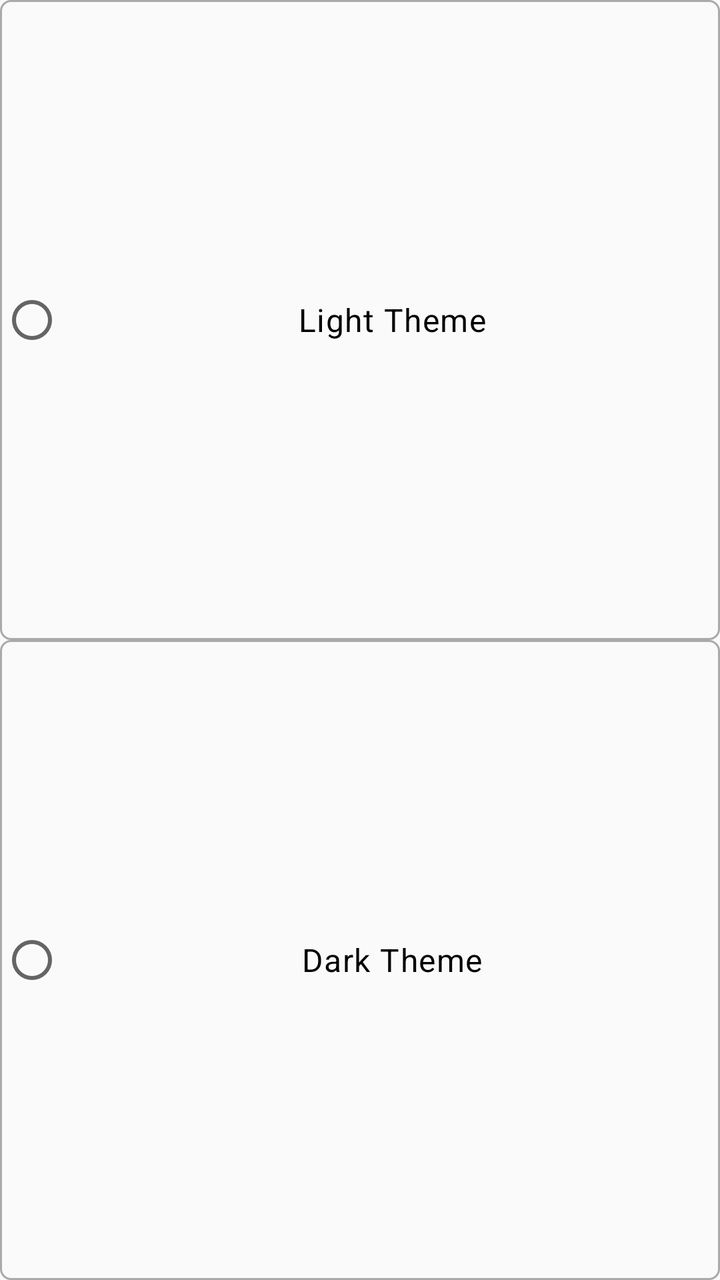
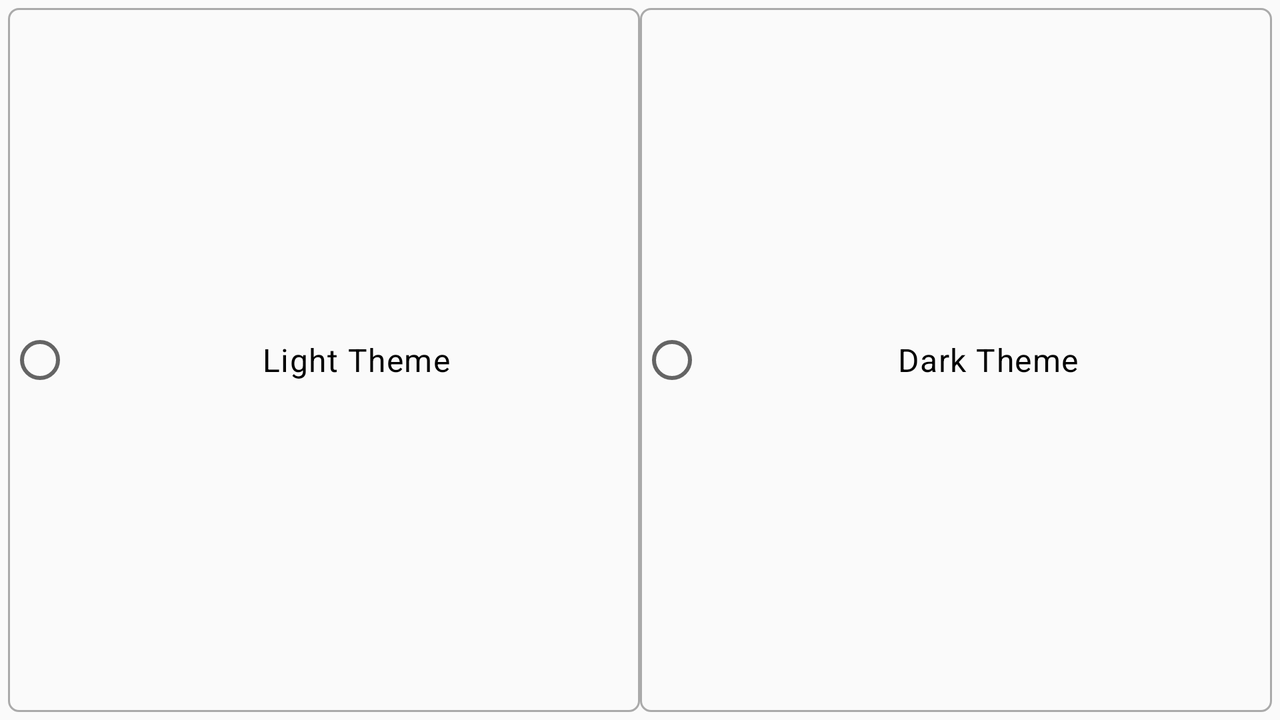

One screen, two layout resources from the same app: the default and the repository's alternative for another configuration. Each is rendered where Android would select it; the XML of both is given below.
<!-- AndroidManifest.xml: application theme AppThemeLight -->
<!-- res/layout/activity_welcome_page_theme_fragment.xml -->
<?xml version="1.0" encoding="utf-8"?>
<androidx.constraintlayout.widget.ConstraintLayout
        xmlns:android="http://schemas.android.com/apk/res/android"
        android:layout_width="match_parent"
        android:layout_height="match_parent">

    <RadioGroup
            android:id="@+id/rb_theme"
            android:layout_width="match_parent"
            android:layout_height="match_parent"
            android:layout_margin="@dimen/min_offset">

        <RadioButton
                style="@style/activity_welcome_page_radio_button"
                android:id="@+id/rb_light"
                android:text="@string/activity_welcome_page_theme_light" />

        <RadioButton
                style="@style/activity_welcome_page_radio_button"
                android:id="@+id/rb_dark"
                android:text="@string/activity_welcome_page_theme_dark" />
    </RadioGroup>
</androidx.constraintlayout.widget.ConstraintLayout>
<!-- resources referenced by this layout -->
<resources>
  <string name="activity_welcome_page_theme_dark">Dark Theme</string>
  <string name="activity_welcome_page_theme_light">Light Theme</string>
  <style name="activity_welcome_page_radio_button">
          <item name="android:layout_width">match_parent</item>
          <item name="android:layout_height">match_parent</item>
          <item name="android:layout_weight">1</item>
          <item name="android:layout_margin">@dimen/min_offset</item>
          <item name="android:gravity">center</item>
          <item name="android:background">@drawable/radio_button_background</item>
          <item name="android:textAppearance">@style/TextAppearance.MaterialComponents.Body1</item>
      </style>
  <!-- from res/values-v21/ -->
  <style name="AppThemeLight" parent="Theme.AppCompat.Light">
          
          <item name="colorPrimary">@color/colorPrimary</item>
          <item name="colorPrimaryDark">@color/colorPrimaryDark</item>
          <item name="colorAccent">@color/colorAccent</item>
          <item name="preferenceTheme">@style/PreferenceThemeOverlay.v14.Material</item>
  
          <item name="android:windowDrawsSystemBarBackgrounds">true</item>
          <item name="android:statusBarColor">@color/colorPrimaryDark</item>
          <item name="android:windowTranslucentStatus">false</item>
          <item name="android:clipToPadding">false</item>
  
          <item name="android:windowActionBar">false</item>
          <item name="android:windowNoTitle">true</item>
          <item name="windowActionBar">false</item>
          <item name="windowNoTitle">true</item>
  
          <item name="android:windowAnimationStyle">@style/WindowAnimationTransition</item>
      </style>
  <!-- drawable radio_button_background (drawable) -->
  <?xml version="1.0" encoding="utf-8"?>
  <selector xmlns:android="http://schemas.android.com/apk/res/android">
      <item android:state_checked="false">
          <shape android:shape="rectangle">
              <stroke android:width="1dp" android:color="@android:color/darker_gray" />
              <corners android:radius="5dp" />
          </shape>
      </item>
      <item android:state_checked="true">
          <shape android:shape="rectangle">
              <stroke android:width="1dp" android:color="@android:color/darker_gray" />
              <corners android:radius="5dp" />
          </shape>
      </item>
  </selector>
  <color name="colorPrimary">#7B1FA2</color>
  <color name="colorPrimaryDark">@color/colorPrimary</color>
  <color name="colorAccent">#AA00FF</color>
  <style name="WindowAnimationTransition">
          <item name="android:windowEnterAnimation">@android:anim/fade_in</item>
          <item name="android:windowExitAnimation">@android:anim/fade_out</item>
      </style>
</resources>
<!-- res/layout-land/activity_welcome_page_theme_fragment.xml (the repository's variant of the layout above) -->
<!-- drawn on the phone turned sideways -->
<?xml version="1.0" encoding="utf-8"?>
<androidx.constraintlayout.widget.ConstraintLayout
        xmlns:android="http://schemas.android.com/apk/res/android" android:layout_width="match_parent"
        android:layout_height="match_parent">

    <RadioGroup
            android:id="@+id/rb_theme"
            android:layout_width="match_parent"
            android:layout_height="match_parent"
            android:layout_margin="4dp"
            android:orientation="horizontal">

        <RadioButton
                style="@style/activity_welcome_page_radio_button"
                android:id="@+id/rb_light"
                android:text="@string/activity_welcome_page_theme_light" />

        <RadioButton
                style="@style/activity_welcome_page_radio_button"
                android:id="@+id/rb_dark"
                android:text="@string/activity_welcome_page_theme_dark" />
    </RadioGroup>
</androidx.constraintlayout.widget.ConstraintLayout>
